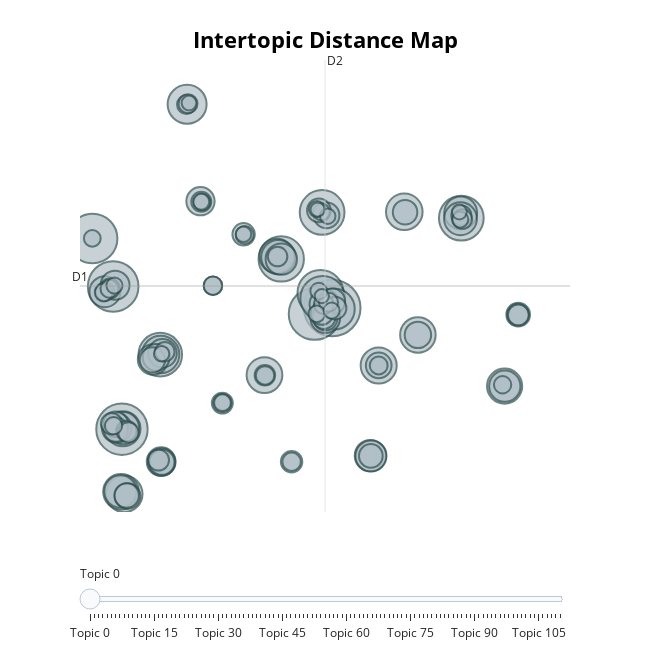

The cell this chart's notebook holds for it:
### Markdown cell above
## Visualize Topics

### Code cell
topic_model.visualize_topics()
